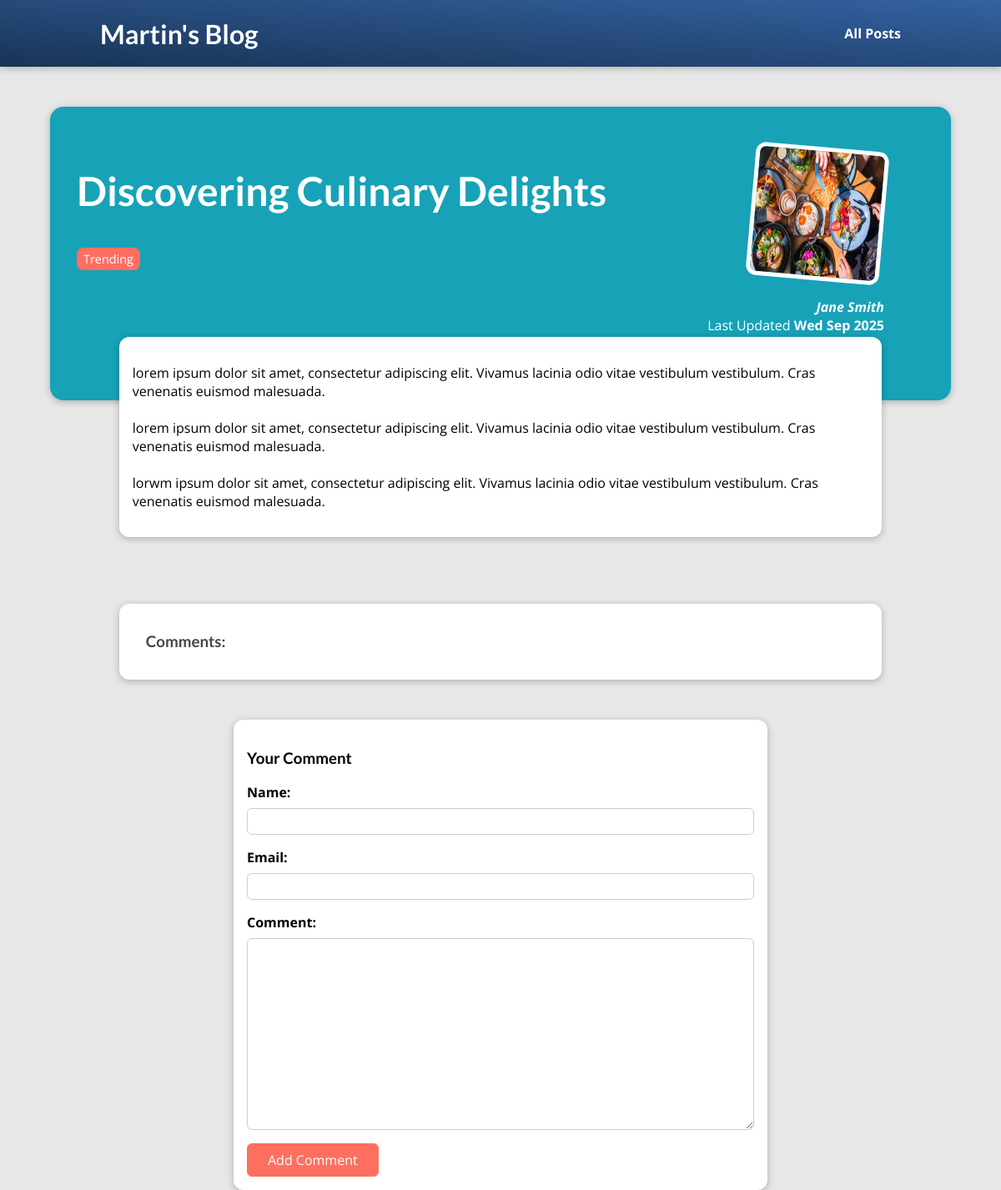
Before: /posts/discovering-culinary-delights with the older database file.
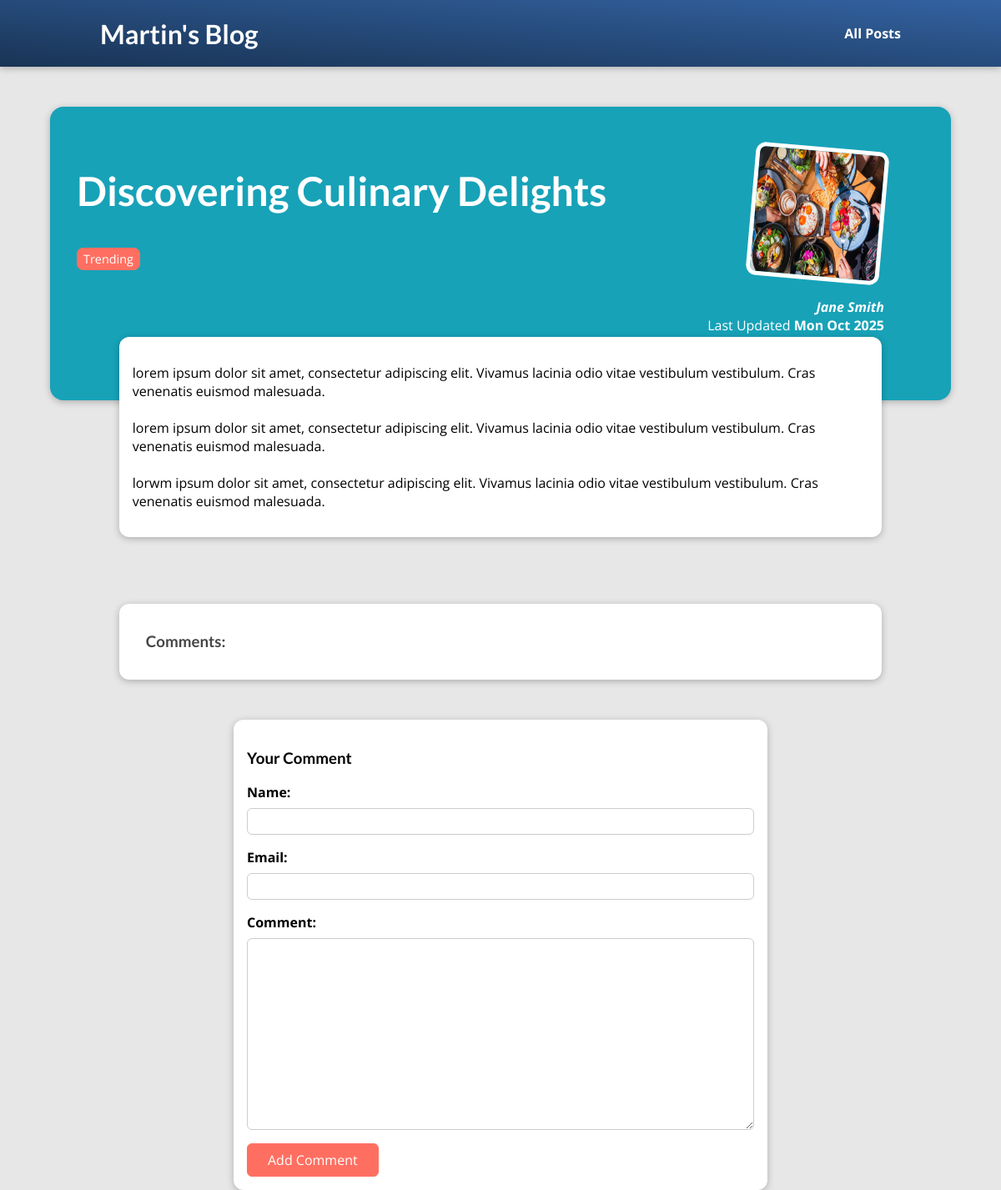
After: the same page with the newer database file.
### blog/models.py (models this page shows, shortened)
class Post(models.Model):
    title = models.CharField(max_length=100)
    excerpt = models.CharField(max_length=200)
    image = models.ImageField(upload_to="posts", null=True) # ImageField to handle image uploads. Nullable due to existing data
    date = models.DateField(auto_now=True)
    slug = models.SlugField(unique=True, db_index=True) # Unique slug for URL references title
    content = models.TextField()
    author = models.ForeignKey(Author, on_delete=models.SET_NULL, null=True, related_name="posts") # Foreign key relationship with Author
    tags = models.ManyToManyField(Tag) # Many-to-many relationship with Tag
    class Meta:
        verbose_name_plural = "Posts"

class Author(models.Model):
    first_name = models.CharField(max_length=100)
    last_name = models.CharField(max_length=100)
    email_address = models.EmailField() # EmailField validates email format
    def __str__(self):
        return f"{self.first_name} {self.last_name}"
    class Meta:
        verbose_name_plural = "Authors"

### blog/views.py (the view)
# urls.py: path("posts/<slug:slug>", views.SinglePostView.as_view(), name="post-detail"), # Individual post detail
class SinglePostView(View): #replaces post_detail function-based view
    template_name = "blog/post-detail.html"
    model = Post
    def get (self, request, slug):
        identified_post = get_object_or_404(Post, slug=slug) #Fetch a single post by its slug or return 404 if not found
        context = {
            "post": identified_post,
            "tags": identified_post.tags.all(),
            "comment_form": CommentForm, #add an empty comment form to the context
            "comments": identified_post.comments.all().order_by("-id") #fetch all comments related to the post
        }
        return render(request, self.template_name, context)
    def post(self, request, slug): #Handles form submission for comments
        comment_form = CommentForm(request.POST)
        post = Post.objects.get(slug=slug)
        if comment_form.is_valid():
            comment = comment_form.save(commit=False)
            comment.post = post  # Associate the comment with the current post
            comment.save()
            return HttpResponseRedirect(reverse("post-detail", args=[slug]))  # Redirect to the same page after processing the form
        else:
            identified_post = get_object_or_404(Post, slug=slug)
            context = {
                "post": identified_post,
                "tags": identified_post.tags.all(),
                "comment_form": comment_form, # Return the form with errors
                "comments": identified_post.comments.all().order_by("-id") #fetch all comments related to the post
            }
            return render(request, self.template_name, context)

### blog/templates/blog/post-detail.html (shortened to what this page needs)
{% extends "base.html" %}
{% load static %}
{% block css_files %}
    <link rel="stylesheet" href="{% static 'blog/post-detail.css' %}">
{% endblock %}
{% block content %}
    <section id="summary">
        <h2>{{ post.title }}</h2>
        <div>
            {% for tag in tags %}
                <span class="tag">{{ tag.caption }}</span>
            {% endfor %}
        </div>
        <article>
            <img src="{{ post.image.url }}" alt="{{ post.title }}">
            <address> <a href="mailto: {{ post.author.email_address }}">{{ post.author|title }}</a></address>
            <div>
                Last Updated <time>{{ post.date|date:"D M Y" }}</time>
            </div>
        </article>
    <main>
        {{ post.content|linebreaks }}
    </main>
    <section id="comments">
        <h3>Comments:</h3>
    </section>
    <section id="comment-form">
        <h3>Your Comment</h3>
        <form action="{% url "post-detail" post.slug %}" method="post">
            {% for form_field in comment_form %}
                <div class="form-control">
                    {{ form_field.label_tag }}
                    {{ form_field }}
                </div>
            {% endfor %}
            <button type="submit">Add Comment</button>
        </form>
    </section>
    </section>
{% endblock %}

Changed rows visible on the page:
changed Post "Discovering Culinary Delights": date "Wed Sep 2025" → "Mon Oct 2025"
